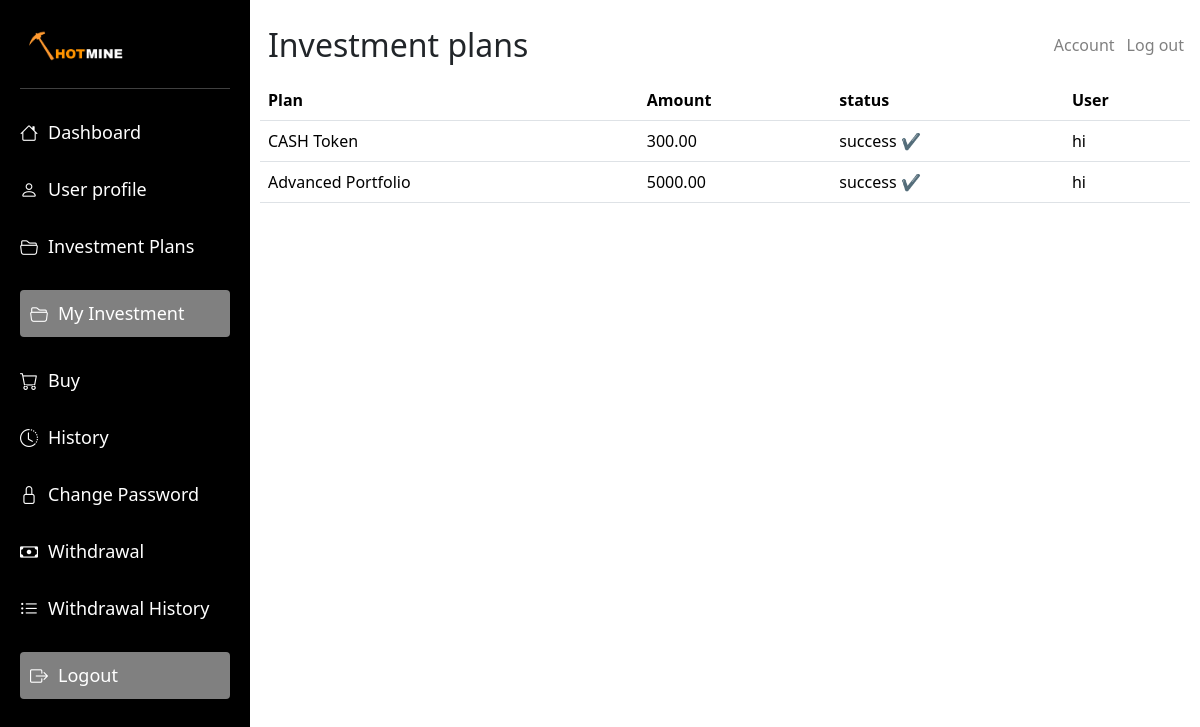
Page /my-investments/ (signed in) on the committed database.
### hotmine/models.py (models this page shows, shortened)
class Investment(models.Model):
    STATUS_CHOICES = [
        ("PENDING", "Pending"),
        ("ACTIVE", "Active"),
        ("COMPLETED", "Completed"),
        ("CANCELLED", "Cancelled"),
    ]
    user = models.ForeignKey(User, on_delete=models.CASCADE, null=True, blank=True)
    investment_plan = models.ForeignKey(
        InvestmentPlan, on_delete=models.CASCADE, null=True, blank=True
    )
    amount = models.DecimalField(max_digits=12, decimal_places=2, null=True, blank=True)
    wallet_address_used = models.CharField(
        max_length=255,
        help_text="Wallet address that was used for this investment",
        null=True,
        blank=True,
    )
    status = models.CharField(
        max_length=10,
        choices=STATUS_CHOICES,
        default="PENDING",
        null=True,
        blank=True,
    )
    date_invested = models.DateTimeField(auto_now_add=True)
    date_completed = models.DateTimeField(null=True, blank=True)
    total_earnings = models.DecimalField(
        max_digits=12, decimal_places=2, default=0, null=True, blank=True
    )
    plan = models.CharField(max_length=100, blank=True, null=True)
    wallet_address = models.CharField(max_length=255, blank=True, null=True)
    class Meta:
        ordering = ["-date_invested"]
        verbose_name = "Investment"
        verbose_name_plural = "Investments"

### hotmine/views.py (the view)
# urls.py: path("my-investments/", views.investment_record, name="my_investments"),
@login_required
def investment_record(request):
    user = request.user
    investments_list = Investment.objects.filter(user=user).order_by("-date_invested")
    paginator = Paginator(investments_list, 10)  # Show 10 investments per page
    page_number = request.GET.get("page")
    investments = paginator.get_page(page_number)
    total_invested = sum(inv.amount for inv in investments_list)
    total_earnings = sum(inv.total_earnings for inv in investments_list)
    active_count = investments_list.filter(status="ACTIVE").count()
    completed_count = investments_list.filter(status="COMPLETED").count()
    context = {
        "investments": investments,
        "total_invested": total_invested,
        "total_earnings": total_earnings,
        "active_count": active_count,
        "completed_count": completed_count,
    }
    return render(request, "hotmine/myinvestment.html", context)

### hotmine/templates/hotmine/myinvestment.html (shortened to what this page needs)
{% load static %}
<!DOCTYPE html>
<html lang="en">
<head>
    <link rel="stylesheet" href="{% static 'hotmine/dashboard.css' %}" />
    <link rel="stylesheet" href="{% static 'hotmine/bootstrap-icons/bootstrap-icons.css' %}">
    <link rel="stylesheet" href="{% static 'hotmine/bootstrap.css' %}">
</head>
<body>
    <div class="container-fluid">
        <div class="sidebar" id="sidebar">
            <img class="logo" src="{% static 'hotmine/images/miney.jpg' %}" alt="Hotmine Logo">
            <hr>
            <ul class="nav-links">
                <li><a href="/dashboard"><i class="bi bi-house"></i> Dashboard</a></li>
                <li><a href="/profile"><i class="bi bi-person"></i> User profile</a></li>
                <li><a href="/packages"><i class="bi bi-folder2-open"></i> Investment Plans</a></li>
                <li class="active"><a href="/my-investments"><i class="bi bi-folder2-open"></i> My Investment</a></li>
                <li><a href="/buy"><i class="bi bi-cart"></i> Buy</a></li>
                <li> <a href="/history"><i class="bi bi-clock-history"></i> History</a></li>
                <li><a href="/updatepassword"><i class="bi bi-lock"></i> Change Password</a></li>
                <li><a href="/withdraw"><i class="bi bi-cash"></i> Withdrawal</a></li>
                <li><a href="/withdrawal-history"><i class="bi bi-list-ul"></i> Withdrawal History</a>
                </li>
                <li class="active"><a href="/logout"><i class="bi bi-box-arrow-right"></i> Logout</a></li>
            </ul>
        </div>
        <div class="tradingview-widget-container" id="mainContent">
            <div class="navbar d-flex justify-content-between align-items-center">
                <div class="d-flex align-items-center">
                    <h2 class="m-2">Investment plans</h2>
                </div>
                <div class="d-flex align-items-center dashaccount">
                    <span class="dashaccount"><a href="/profile">Account</a></span>
                    <span class="dashaccount"><a href="/logout">Log out</a></span>
                </div>
            </div>
            <table class="table">
                <thead>
                    <tr>
                        <th>Plan</th>
                        <th>Amount</th>
                        <th>status</th>
                        <th>User</th>
                    </tr>
                </thead>
                <tbody>
                    {% for investment in investments %}
                    <tr>
                        <td>{{ investment.plan }}</td>
                        <td>{{ investment.amount }}</td>
                        <td>success ✔️</td>
                        <td>{{ investment.user }}</td>
                    </tr>
                    {% empty %}
                    <tr>
                        <td colspan="4">No investments found.</td>
                    </tr>
                    {% endfor %}
                </tbody>
            </table>
        </div>
    </div>
</body>
</html>

### hotmine/static/hotmine/dashboard.css (style rules this page uses)
* { -ms-overflow-style: none; scrollbar-width: none; }
body { margin: 0; font-family: 'Segoe UI', sans-serif; -ms-overflow-style: none; scrollbar-width: none; }
.container-fluid { display: flex; height: auto; width: 100%; padding: 0 !important; overflow-x: auto; overflow-y: hidden; -ms-overflow-style: none; scrollbar-width: none; }
.sidebar { width: 250px; background-color: #000; color: #fff; padding: 20px; box-sizing: border-box; position: fixed; height: 100%; overflow-y: scroll; left: 0; top: 0; transition: transform 0.3s ease; z-index: 1000; }
.logo { width: 200px !important; }
.nav-links { list-style: none; padding: 0; }
.nav-links li { margin: 30px 0; }
.nav-links a { text-decoration: none; color: white; font-size: 18px; display: flex; align-items: center; transition: color 0.3s ease; }
.nav-links i { margin-right: 10px; transition: transform 0.3s ease, color 0.3s ease; }
.tradingview-widget-container { flex: 1; margin-left: 250px; transition: margin-left 0.3s ease; padding: 10px; }
.active { background: gray; color: white; padding: 10px; border-radius: 4px; }
.navbar { position: sticky !important; top: 0px; z-index: 100; background: white; width: 100%; }
.navbar a { text-decoration: none; color: gray; margin: 6px; }
.dashaccount { display: flex !important; }

### rows in the picture
Investment: plan "CASH Token", amount "300.00", user "hi"
Investment: plan "Advanced Portfolio", amount "5000.00", user "hi"
